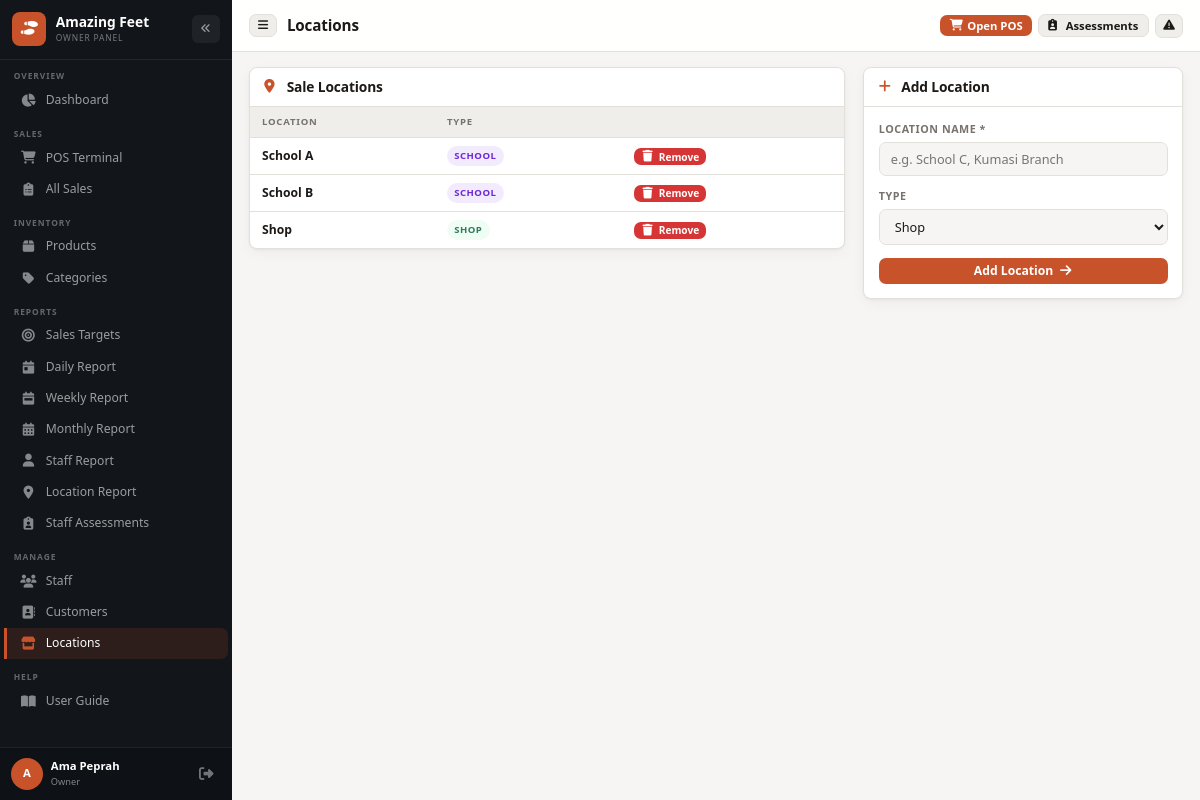
The page /locations (signed in) on the database its author committed.
### tables this page shows
CREATE TABLE IF NOT EXISTS locations (
    id         INT AUTO_INCREMENT PRIMARY KEY,
    name       VARCHAR(100) NOT NULL,
    type       ENUM('shop','school','other') DEFAULT 'shop',
    is_active  TINYINT(1) DEFAULT 1
);

### app/Controllers/AllControllers.php (called while the page is built, shortened)
<?php
class LocationController {
    public function index(): void {
        $locations = (new LocationModel())->all();
        view('owner/locations', ['locations'=>$locations,'success'=>flash('success')]);
    }
}

### config/database.php (called while the page is built, shortened)
<?php
function getDB(): PDO {
    static $pdo = null;
    if ($pdo === null) {
        try {
            $dsn = 'mysql:host='.DB_HOST.';dbname='.DB_NAME.';charset='.DB_CHARSET;
            $pdo = new PDO($dsn, DB_USER, DB_PASS, [
                PDO::ATTR_ERRMODE            => PDO::ERRMODE_EXCEPTION,
                PDO::ATTR_DEFAULT_FETCH_MODE => PDO::FETCH_ASSOC,
                PDO::ATTR_EMULATE_PREPARES   => false,
            ]);
        } catch (PDOException $e) {
            http_response_code(500);
            $hint = 'Check DB_HOST / DB_NAME / DB_USER / DB_PASS in config/local.php on the server.';
            if (str_contains($_SERVER['HTTP_HOST'] ?? '', 'localhost')) {
                $hint .= ' Detail: ' . htmlspecialchars($e->getMessage(), ENT_QUOTES, 'UTF-8');
            }
            die('<h1>Database connection failed</h1><p>'.$hint.'</p>');
        }
    }
    return $pdo;
}

### app/Models/SupportModels.php (called while the page is built, shortened)
<?php
class LocationModel {
    private PDO $db;
    public function __construct() { $this->db = getDB(); }
    public function all(): array { return $this->db->query("SELECT * FROM locations WHERE is_active=1 ORDER BY name")->fetchAll(); }
}

### app/Views/owner/locations.php (the view, shortened to what this page needs)
<div style="display:grid;grid-template-columns:1fr 320px;gap:1.25rem;align-items:start">
  <div class="card">
    <div class="card-header"><h3><i class="fa-solid fa-location-dot" aria-hidden="true"></i> Sale Locations</h3></div>
    <div class="table-wrap">
      <table>
        <thead><tr><th>Location</th><th>Type</th><th></th></tr></thead>
        <tbody>
          <?php foreach($locations as $l): ?>
          <tr>
            <td class="font-bold"><?= e($l['name']) ?></td>
            <td><span class="badge badge-<?= $l['type']==='shop'?'ok':'school' ?>"><?= ucfirst($l['type']) ?></span></td>
            <td>
              <form method="POST" action="<?= BASE_PATH ?>/locations/<?= $l['id'] ?>/delete" onsubmit="return confirm('Remove this location?')">
                <button class="btn btn-danger btn-xs"><i class="fa-solid fa-trash" aria-hidden="true"></i> Remove</button>
              </form>
            </td>
          </tr>
          <?php endforeach; ?>
        </tbody>
      </table>
    </div>
  </div>
  <div class="card">
    <div class="card-header"><h3><i class="fa-solid fa-plus" aria-hidden="true"></i> Add Location</h3></div>
    <div class="card-body">
      <form method="POST" action="<?= BASE_PATH ?>/locations/create">
        <div class="form-group">
          <label>Location Name *</label>
          <input type="text" name="name" required placeholder="e.g. School C, Kumasi Branch">
        </div>
        <div class="form-group">
          <label>Type</label>
          <select name="type">
            <option value="shop">Shop</option>
          </select>
        </div>
        <button type="submit" class="btn btn-primary w-full" style="justify-content:center">Add Location <i class="fa-solid fa-arrow-right" aria-hidden="true"></i></button>
      </form>
    </div>
  </div>
</div>
<?php $content=ob_get_clean(); require __DIR__.'/../layouts/main.php'; ?>

### public/index.php (shortened to what this page needs)
<?php
require ROOT . '/config/database.php';
require APP_ROOT . '/Models/SupportModels.php';
require APP_ROOT . '/Controllers/AllControllers.php';
function view(string $tpl, array $data = []): void {
    extract($data);
    $f = APP_ROOT.'/Views/'.$tpl.'.php';
    require $f;
}
function e(mixed $s): string { return htmlspecialchars((string)$s, ENT_QUOTES, 'UTF-8'); }
$uri = parse_url($_SERVER['REQUEST_URI'] ?? '/', PHP_URL_PATH) ?? '/';
$relative = $uri;
$path = '/' . trim($relative, '/');
$method = $_SERVER['REQUEST_METHOD'];
foreach ($routes as [$rm, $pattern, $ctrl, $action, $mw]) {
    $regex = '#^'.preg_replace('/\{[a-z_]+\}/', '([^/]+)', $pattern).'$#';
    if ($method === $rm && preg_match($regex, $path, $m)) {
        array_shift($m);
        (new $ctrl())->$action(...$m);
        break;
    }
}

### public/assets/css/app.css (style rules this page uses)
*,*::before,*::after { box-sizing:border-box;margin:0;padding:0 }
html { font-size:14.5px }
body { font-family:var(--font);background:var(--bg);color:var(--text);line-height:1.5;min-height:100vh;-webkit-font-smoothing:antialiased }
h1,h2,h3,h4 { font-family:var(--font);font-weight:600;line-height:1.25;letter-spacing:-0.01em }
h3 { font-size:1.02rem }
.page-enter > * { animation:page-rise .45s var(--ease) both }
.page-enter > *:nth-child(1) { animation-delay:.02s }
.btn .icon, .btn i { width:1rem;font-size:.9rem;line-height:1 }
.btn-sm .icon,.btn-xs .icon, .btn-sm i,.btn-xs i { width:.85rem;font-size:.8rem }
.card { background:var(--bg2);border:1px solid var(--border);border-radius:var(--radius);overflow:hidden }
.card-header { padding:.9rem 1.25rem;border-bottom:1px solid var(--border);display:flex;align-items:center;gap:.75rem }
.card-header h3 { flex:1;font-size:1rem;display:flex;align-items:center;gap:.5rem }
.card-header h3 .icon, .card-header h3 i { width:1.05rem;color:var(--accent);flex-shrink:0;font-size:.95rem }
.card-body { padding:1.25rem }
.table-wrap { overflow-x:auto }
table { width:100%;border-collapse:collapse }
thead th { text-align:left;font-size:.7rem;font-weight:600;text-transform:uppercase; letter-spacing:.08em;color:var(--muted);padding:.75rem 1rem; border-bottom:2px solid var(--border);white-space:nowrap; }
tbody td { padding:.8rem 1rem;border-bottom:1px solid var(--border);font-size:.875rem }
tbody tr:last-child td { border-bottom:none }
.form-group { margin-bottom:.85rem }
label { display:block;font-size:.74rem;font-weight:600;color:var(--muted);margin-bottom:.3rem;text-transform:uppercase;letter-spacing:.05em }
input,select,textarea { width:100%;background:var(--bg);border:1px solid var(--border); color:var(--text);padding:.5rem .75rem;border-radius:7px; font-family:var(--font);font-size:.88rem; transition:border-color .15s;outline:none; }
.btn { display:inline-flex;align-items:center;justify-content:center;gap:.4rem; padding:.55rem 1rem;border-radius:7px; font-family:var(--font);font-size:.875rem;font-weight:600; cursor:pointer;border:none;text-decoration:none;transition:all .15s;line-height:1; }
.btn-primary { background:var(--accent);color:#fff }
.btn-danger { background:var(--danger);color:#fff }
.btn-xs { padding:.2rem .55rem;font-size:.72rem }
.badge { display:inline-block;padding:.22rem .6rem;border-radius:999px;font-size:.7rem;font-weight:600;text-transform:uppercase;letter-spacing:.05em }
.badge-school { background:rgba(124,58,237,.1);color:#6d28d9 }
.badge-ok { background:#f0fdf4;color:var(--accent2) }
.w-full { width:100% }
.font-bold { font-weight:700 }

### public/assets/css/app-compact.css (style rules this page uses)
.card { box-shadow:var(--shadow) }
.card-header { padding:.7rem 1rem;gap:.55rem }
.card-header h3 { font-size:.95rem }
.card-body { padding:1rem }
thead th { padding:.55rem .85rem;font-size:.66rem;border-bottom:1px solid var(--border);background:var(--bg3) }
tbody td { padding:.55rem .85rem;font-size:.84rem }
.btn { padding:.45rem .85rem;font-size:.84rem;gap:.35rem }
.btn-xs { padding:.18rem .48rem;font-size:.7rem }
.form-group { margin-bottom:.85rem }
label { font-size:.74rem;margin-bottom:.3rem }
input,select,textarea { padding:.5rem .75rem;font-size:.88rem;border-width:1px }
.badge { padding:.18rem .5rem;font-size:.66rem }

### rows shown on the page
locations: name "School A", type "SCHOOL"
locations: name "School B", type "SCHOOL"
locations: name "Shop", type "SHOP"
